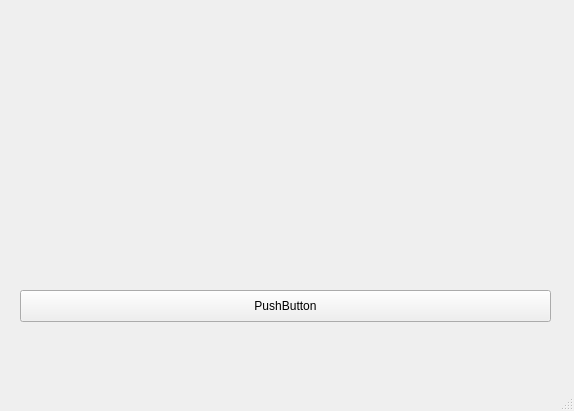
<?xml version="1.0" encoding="UTF-8"?>
<ui version="4.0">
 <class>MainWindow</class>
 <widget class="QMainWindow" name="MainWindow">
  <property name="geometry">
   <rect>
    <x>0</x>
    <y>0</y>
    <width>574</width>
    <height>411</height>
   </rect>
  </property>
  <property name="windowTitle">
   <string>MainWindow</string>
  </property>
  <widget class="QWidget" name="centralwidget">
   <widget class="QPushButton" name="pushButton">
    <property name="geometry">
     <rect>
      <x>20</x>
      <y>290</y>
      <width>531</width>
      <height>32</height>
     </rect>
    </property>
    <property name="text">
     <string>PushButton</string>
    </property>
   </widget>
  </widget>
  <widget class="QMenuBar" name="menubar">
   <property name="geometry">
    <rect>
     <x>0</x>
     <y>0</y>
     <width>574</width>
     <height>22</height>
    </rect>
   </property>
  </widget>
  <widget class="QStatusBar" name="statusbar"/>
 </widget>
 <resources/>
 <connections/>
</ui>
